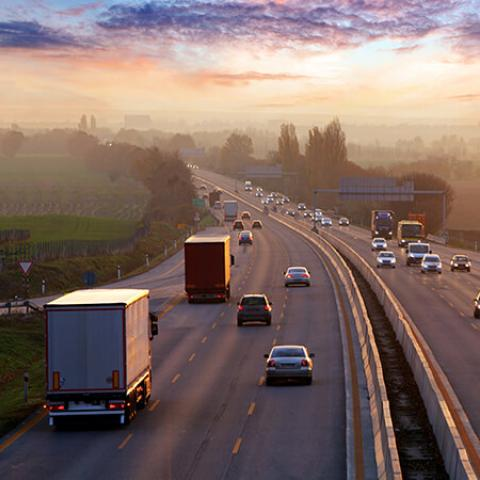
#> input picture OpenCV/Images/road.png, 480 x 480 px
$ jupyter execute --allow-errors opencv.ipynb   (shell and % lines are left out)
#> lines starting #> are read from the running program, lines starting #| are printed output that depends on the picture
[cell 1]
#import library
import numpy as np
import cv2
import matplotlib
from matplotlib import pyplot as plt

import warnings
warnings.filterwarnings('ignore', '.*do not.*',)
image_path = 'http://t3.gstatic.com/licensed-image?q=tbn:ANd9GcQ2Yt_ER0yxQNhXgcmDQw_LIgpagFiXZT40BsFQxy3PlcKCFmnd_5AhiVIf4ihBGUFjX8d1qPylGXsLgiE'

[cell 2]
#read image, `imread`
# image1 = cv2.imread('temple.jpeg')
image = cv2.imread('./Images/road.png')
#> image is the input picture: shape (480, 480, 3); mean B, G, R 102.2, 107.9, 128.5

[cell 3]
#display image
from matplotlib import pyplot as plt
plt.imshow(image)

[cell 4]
#extract height n width of an image
h, w = image.shape[:2]
#> h = 480; w = 480
f'Height: {h} PPI, Width: {w} PPI'
#> Out = 'Height: 480 PPI, Width: 480 PPI'

[cell 5]
#extract RGB vals (opencv arranges order- BGR)
B, G, R = image[100, 100]
#> B = 162; G = 200; R = 235
f'R: {R}, G: {G}, B: {B}'
#> Out = 'R: 235, G: 200, B: 162'

[cell 6]
#value for specific channel
B = image[100, 100, 0] # for B
G = image[100, 100, 1] # for G
R = image[100, 100, 2] # for R

f'R: {R}, G: {G}, B: {B}'
#> Out = 'R: 235, G: 200, B: 162'

[cell 7]
#region of interest (roi)
#by slicing the pixels of image

roi = image[100: 500, 200: 700]
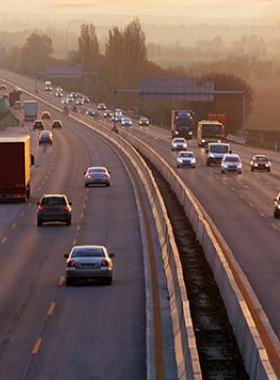
#> roi: shape (380, 280, 3); mean B, G, R 85.7, 92.9, 116.6
roi

[cell 8]
plt.imshow(roi)

[cell 9]
#resize, it takes 2 params, image and dimensions
#aspect ratio is not maintained, needs some extra work
resize = cv2.resize(image, (800, 800))
plt.imshow(resize)

[cell 10]
#calculate ratio
ratio = 800 / w
#> ratio = 1.67

[cell 11]
#create a tuple (width, height)
dim = (800, int(h * ratio))
#> dim = (800, 800)
#resized image
resize_aspect = cv2.resize(image, dim)
plt.imshow(resize_aspect)

[cell 12]
#Rotate image
#calculate center of image
center = (w // 2, h // 2)
#> center = (240, 240)

#generate rotation matrix
matrix = cv2.getRotationMatrix2D(center, -45, 1.0)

#Performing the affine transformation
rotated = cv2.warpAffine(image, matrix, (w, h))
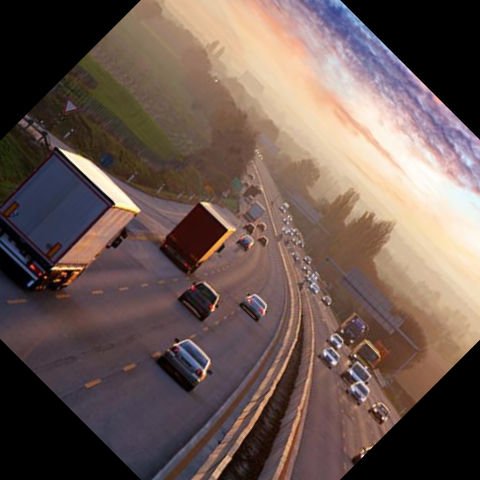
#> rotated: shape (480, 480, 3); mean B, G, R 81.9, 88.2, 106.5

plt.imshow(rotated)

[cell 13]
#draw a rectangle
output = image.copy()
#params: (image, (top-left corner co-ordinates), (bottom-right corner co-ordinates), (color in bgr format), line-width
rectangle = cv2.rectangle(output, (1500, 900), (600, 400), (255, 0, 0), 2)
plt.imshow(rectangle)

[cell 14]
output.shape[:2]
#> Out = (480, 480)

[cell 15]
#display text
output = image.copy()
text = cv2.putText(output, 'OpenCV Demo', (700, 600), cv2.FONT_HERSHEY_SIMPLEX, 4, (255, 255, 255), 6)
plt.imshow(text)

[cell 16]
#cvtColor() Method
gray = cv2.cvtColor(image, cv2.COLOR_BGR2GRAY)
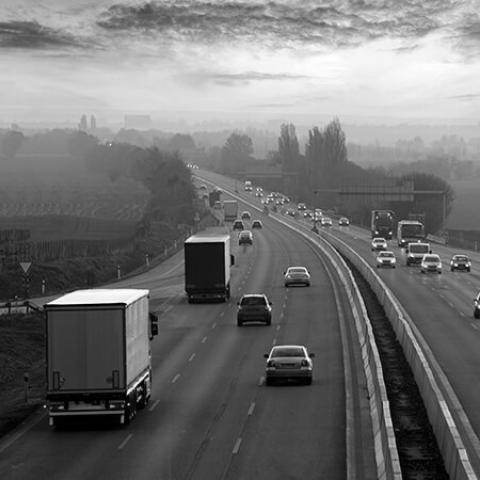
#> gray: shape (480, 480); min 0, max 254, mean 113.4
plt.imshow(gray)

[cell 17]
plt.imshow(gray, cmap='gray')

[cell 18]
cv2.imwrite('gray_image.png', gray)
#> Out = True

[cell 19]
# [4 lines of commented-out code are left out]

[cell 20]
path = 'http://t3.gstatic.com/licensed-image?q=tbn:ANd9GcQ2Yt_ER0yxQNhXgcmDQw_LIgpagFiXZT40BsFQxy3PlcKCFmnd_5AhiVIf4ihBGUFjX8d1qPylGXsLgiE'
#> (the rest of this cell did not finish here and is left out)

[cell 21]
plt.imshow(cv2.imread('./Images/mbappe.png'))
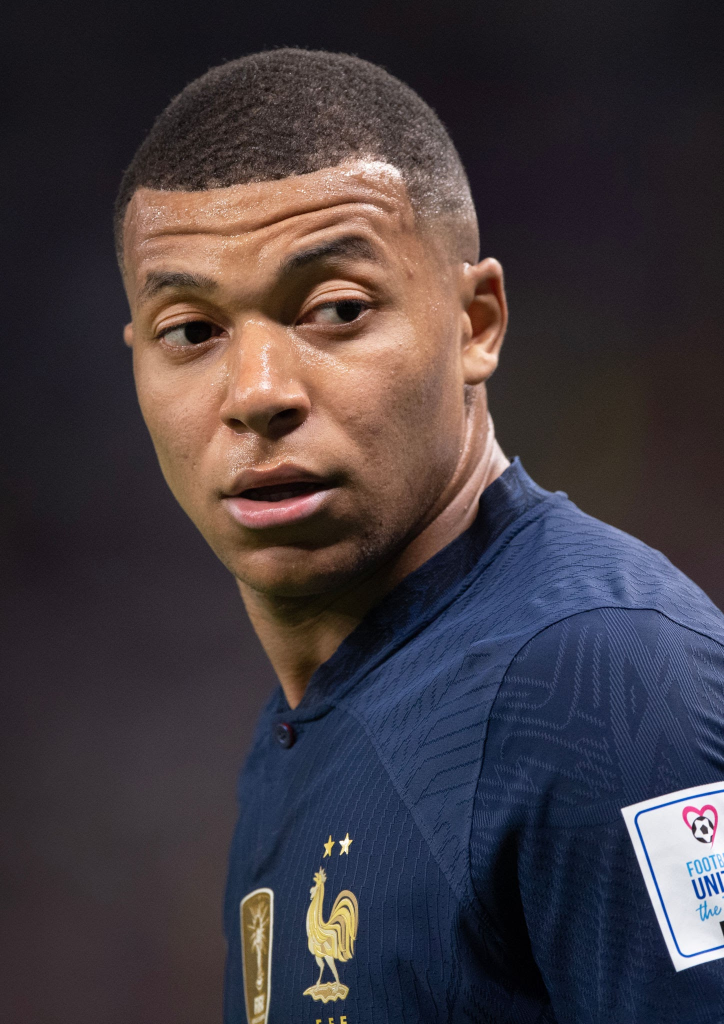
#> input picture OpenCV/Images/mbappe.png, 1448 x 2048 px (shown at 1/2 size)

[cell 22]
scalled_raw_img = cv2.resize(image, (32, 32)) #(width, height)
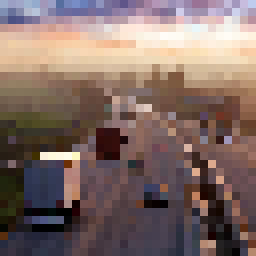
#> scalled_raw_img: shape (32, 32, 3) (shown 8 times larger); mean B, G, R 102.4, 107.7, 128.2
plt.imshow(scalled_raw_img)
